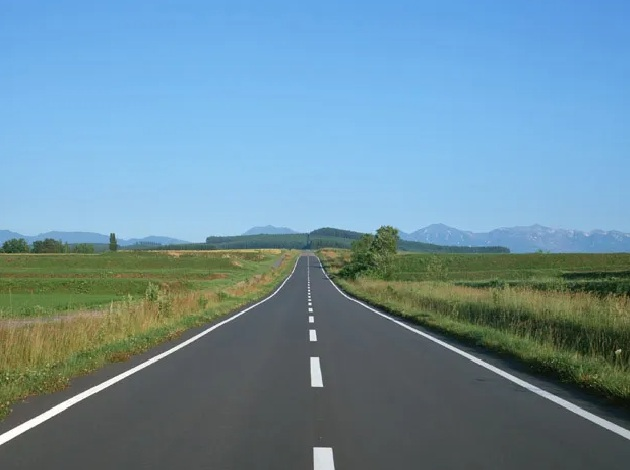
#> input picture road.jpg, 630 x 470 px
$ python SaltPepperNoise.py
#> lines starting #> are read from the running program, lines starting #| are printed output that depends on the picture
#> further down, image is the input picture: shape (470, 630, 3); mean B, G, R 158.7, 142, 108.2
import cv2
import numpy as np


def salt_pepper_noise(image, amount=0.05, salt_ratio=0.5, seed=None):
    """
    image: uint8 이미지 (흑백 또는 컬러)
    amount: 잡음을 적용할 픽셀 비율 (0~1)
    salt_ratio: 잡음 중 흰색 비율 (0~1)
    seed: 결과 재현을 위한 난수 시드
    """
#> called with amount = 0.05, salt_ratio = 0.5, seed = 42
    if not 0 <= amount <= 1 or not 0 <= salt_ratio <= 1:
        raise ValueError("amount와 salt_ratio는 0~1이어야 합니다.")
    if image.dtype != np.uint8:
        raise ValueError("uint8 이미지를 입력하세요.")

    rng = np.random.default_rng(seed)
    noisy = image.copy()

    height, width = image.shape[:2]
#> height = 470; width = 630
    count = int(height * width * amount)
#> count = 14805

    # 중복 없이 잡음 위치 선택
    indices = rng.choice(height * width, size=count, replace=False)
    rows, cols = np.unravel_index(indices, (height, width))

    salt_count = int(count * salt_ratio)
#> salt_count = 7402
    noisy[rows[:salt_count], cols[:salt_count]] = 255  # 소금: 흰색
    noisy[rows[salt_count:], cols[salt_count:]] = 0    # 후추: 검은색
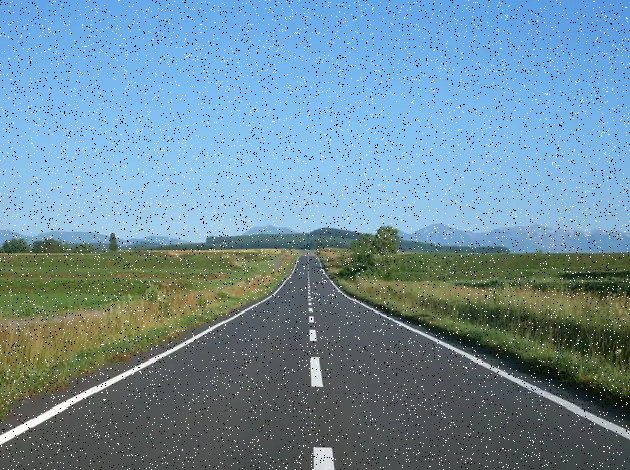
#> noisy: shape (470, 630, 3); mean B, G, R 157.1, 141.3, 109.1

    return noisy


image = cv2.imread("road.jpg")
if image is None:
    raise FileNotFoundError("road.jpg 파일을 찾을 수 없습니다.")

noisy_image = salt_pepper_noise(image, amount=0.05, seed=42)
cv2.imwrite("noisy_image.png", noisy_image)
